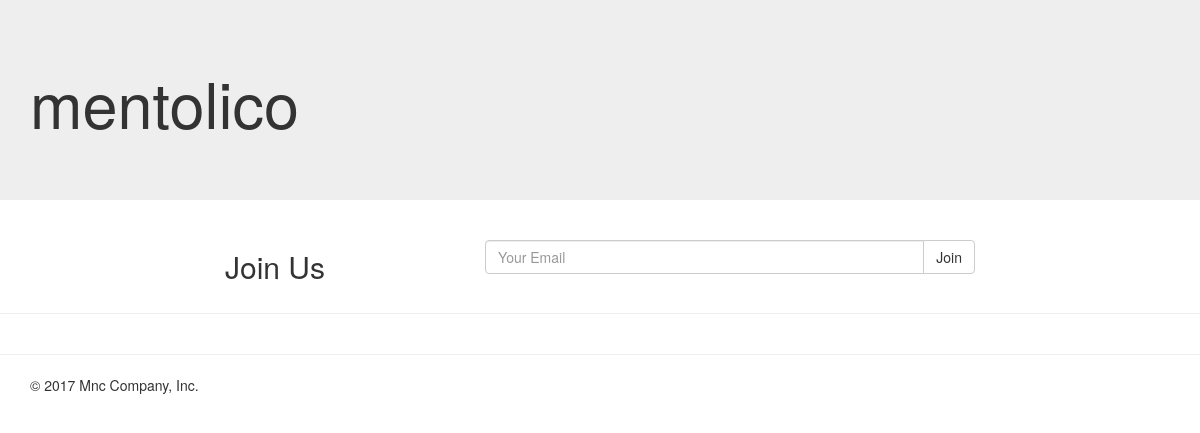
The app's page /, older data.
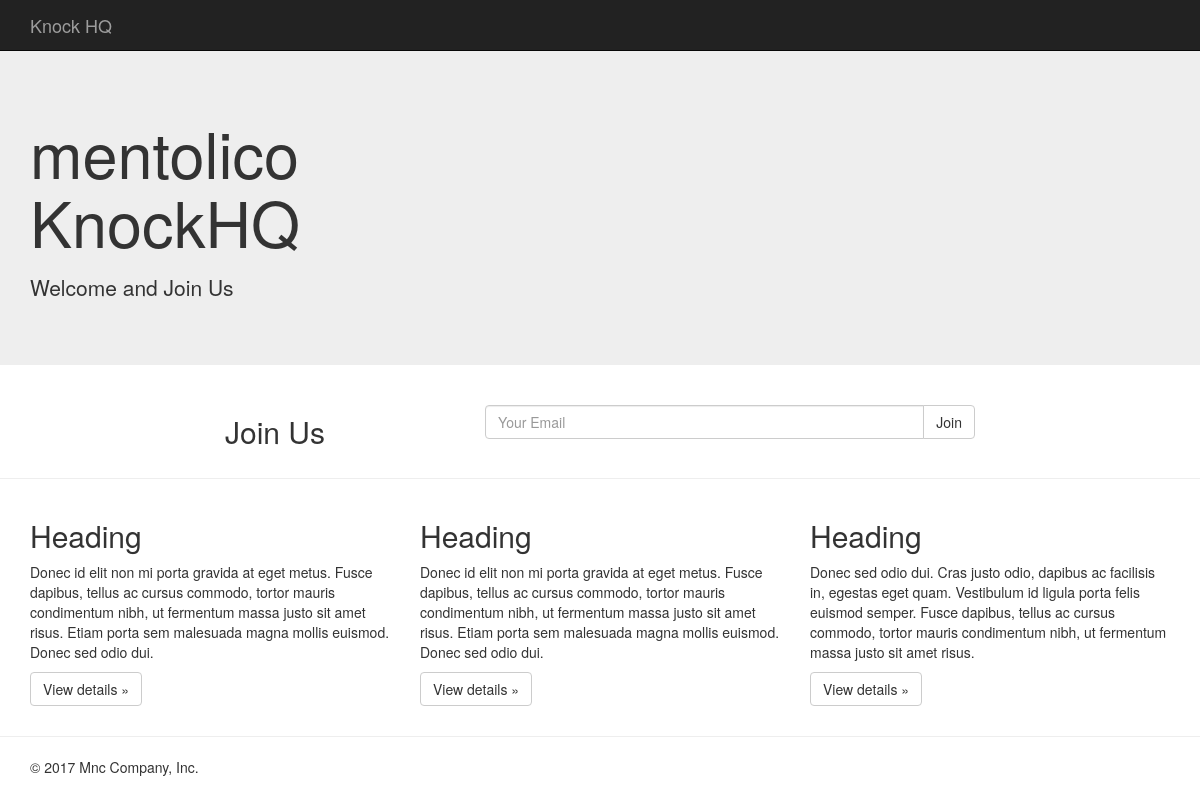
The same page, newer data.
### pages/models.py (models this page shows, shortened)
class Page(models.Model):
	title             = models.CharField(max_length=220)
	title_description = models.TextField(blank=True, null=True)
	title_btn         = models.CharField(max_length=50, default='Join')
	title_btn_url     = models.CharField(max_length=50, blank=True, null=True)
	content           = models.TextField(blank=True, null=True)
	show_nav          = models.BooleanField(default=True)
	nav_color         = models.CharField(max_length=7, default="#000000", validators=[])
	layout            = models.CharField(max_length=20, choices=LAYOUT_CHOICES, default='standard')
	video_embed       = models.TextField(null=True, blank=True)

### pages/views.py (the view, shortened to what this page needs)
# urls.py: url(r'^$', HomeView.as_view(), name="home"),
class HomeView(SuccessMessageMixin, CreateView):
	template_name = 'pages/home.html'
	form_class    = JoinForm
	success_url = "/"
	def get_context_data(self, *args, **kwargs):
		context = super(HomeView, self).get_context_data(*args, **kwargs)
		context['page_obj'] = Page.objects.all().first() #.order_by("?").first()
		return context

### newsletter/forms.py (shortened to what this page needs)
class JoinForm(forms.ModelForm):
	email = forms.EmailField(label='',
	 widget=forms.EmailInput(attrs={'placeholder': 'Your Email',
	 								'class': 'form-control'}))
	class Meta:
		model = Join
		fields = ['email']

### pages/templates/pages/home.html (shortened to what this page needs)
{% extends 'base.html' %}
{% block content %}
    {% if page_obj.show_nav %}
      {% include 'navbar.html' %}
    {% endif %}
    {% if page_obj.layout == 'stacked' %}
      {% include 'pages/snippet/stacked-layout.html' with page_obj=page_obj form=form %}
    {% else %}
      {% include 'pages/snippet/standard-layout.html' with page_obj=page_obj form=form %}
    {% endif %}
{% endblock content %}

### templates/base.html (shortened to what this page needs)
{% load staticfiles %}
<!DOCTYPE html>
<html lang="en">
  <head>
	<link rel="stylesheet" href="https://maxcdn.bootstrapcdn.com/bootstrap/3.3.7/css/bootstrap.min.css">
	<link rel="stylesheet" href="{% static 'css/main.css' %}">
  </head>
  <body>
    {% block content %}
    {% endblock content %}
      <hr>
      <div class="container">
      <footer>
        <p>&copy; 2017 Mnc Company, Inc.</p>
      </footer>
      </div>
	<script src="https://maxcdn.bootstrapcdn.com/bootstrap/3.3.7/js/bootstrap.min.js"></script>  </body>
</html>

### templates/navbar.html (shortened to what this page needs)
<nav class="navbar navbar-inverse navbar-fixed-top">
    <div class="container">
      <div class="navbar-header">
        <a class="navbar-brand" href="#">Knock HQ</a>
      </div>
      <div id="navbar" class="navbar-collapse collapse">
      </div>
    </div>
  </nav>

### pages/templates/pages/snippet/standard-layout.html (shortened to what this page needs)
<div class="jumbotron">
  <div class="container">
    <div class="row">
      <div class='col-sm-6'>
      <h1>mentolico {{ page_obj.title }}</h1>
      <p>{{ page_obj.title_description|linebreaks }}</p>
      </div>
    </div>
  </div>
</div>
<div class="container">
  <div class="row">
    <div class="col-sm-8 col-sm-offset-2">
      <div class="row">
        <div class="col-xs-4">
          <h2>Join Us</h2>
        </div>
        <div class="col-xs-8">
          <p>
          {% include 'pages/snippet/join-form.html' with form=form %}
          </p>
        </div>
      </div>
    </div>
  </div>
</div>
  <hr>
  <div class="container">
    {{ page_obj.content|safe }}
  </div>

### pages/templates/pages/snippet/join-form.html (shortened to what this page needs)
<form method="POST" action=""> {% csrf_token %}
    {% for field in form %}
        <div class="input-group">
        {{ field }}
        <span class="input-group-btn">
        <input type="submit" value="Join" class="btn btn-default">
        </span>
        </div>
    {% endfor %}
</form>

### static/css/main.css (style rules this page uses)
body { padding-top: 50px; padding-bottom: 20px; }

Row changes from the older to the newer data that the page shows:
added Page: title "KnockHQ", title_description "Welcome and Join Us", content "Heading Donec id elit non mi porta gravida at eget metus. Fusce dapibus, tellus ac cursus commodo, tortor mauris condimentum nibh, ut fermentum massa justo sit amet risus. Etiam porta sem malesuada magna mollis euismod. Donec sed odio dui. View details » Heading Donec id elit non mi porta gravida at eget metus. Fusce dapibus, tellus ac cursus commodo, tortor mauris condimentum nibh, ut fermentum massa justo sit amet risus. Etiam porta sem malesuada magna mollis euismod. Donec sed odio dui. View details » Heading Donec sed odio dui. Cras justo odio, dapibus ac facilisis in, egestas eget quam. Vestibulum id ligula porta felis euismod semper. Fusce dapibus, tellus ac cursus commodo, tortor…"
Text that changed along with them:
text now shown: "Knock HQ"
